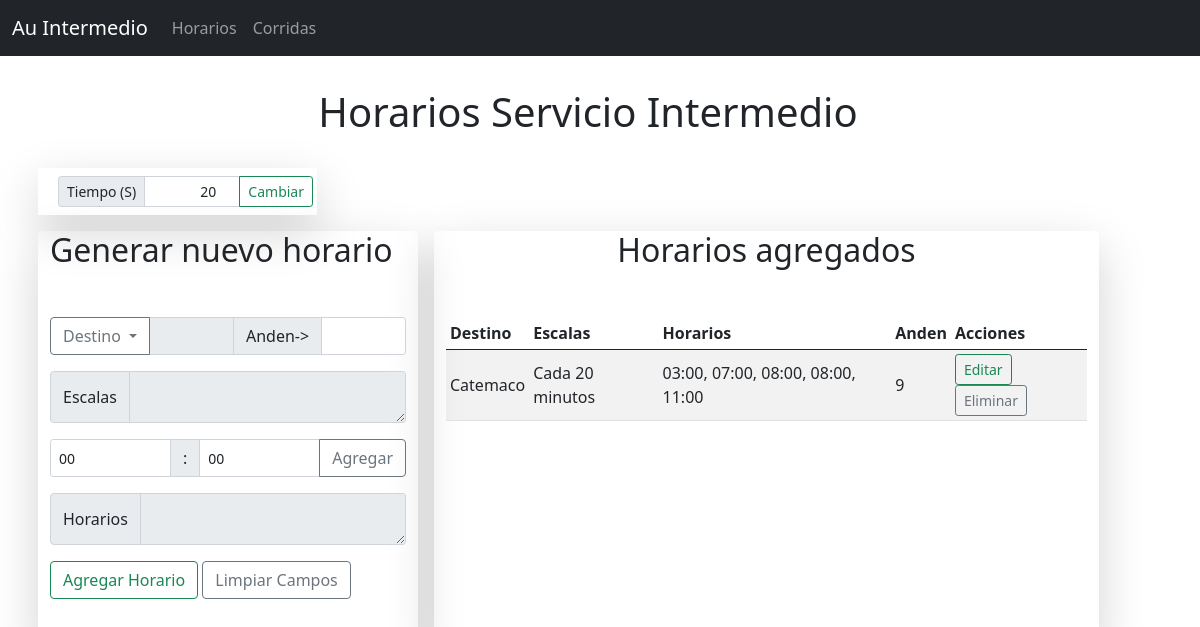
The app's page /horarios, older data.
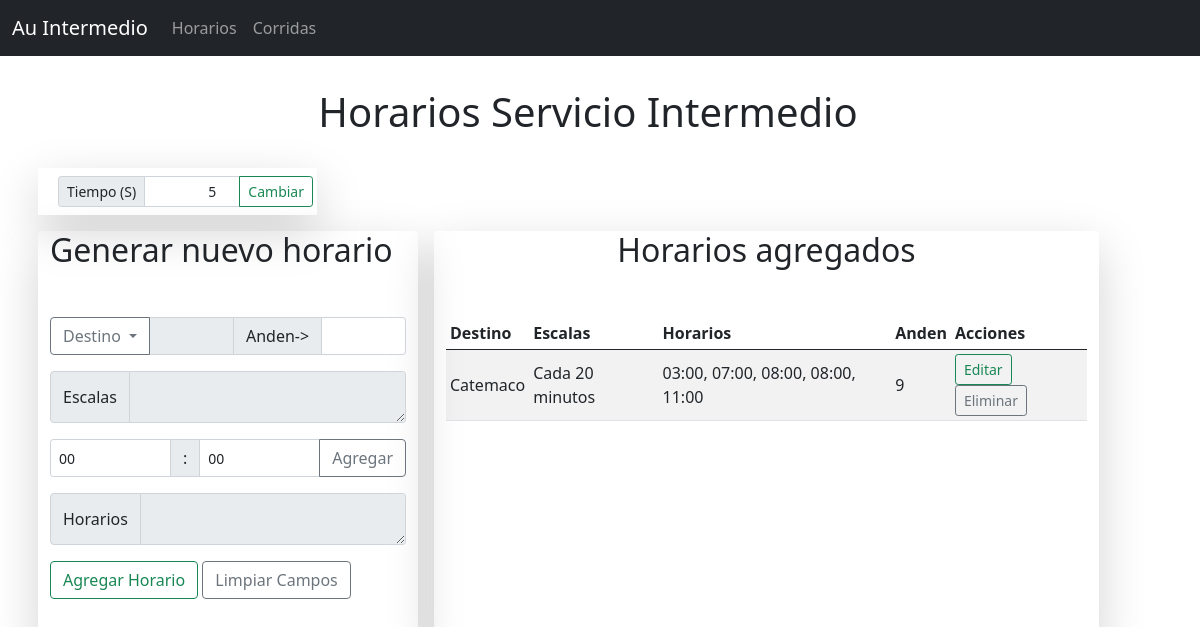
The same page, newer data.
### app.py (models this page shows)
class Time(db.Model):
    __tablename__ = "time"
    id = db.Column(db.Integer, primary_key = True)
    time = db.Column(db.Integer)

### app.py (the view, shortened to what this page needs)
@app.route('/horarios', methods = ['GET', 'POST']) # pagina de Horarios
def horarios():
    return render_template('horarios.html', horarios = Horarios.query, corridas = Corrida.query, time = Time.query.first())

### templates/horarios.html (shortened to what this page needs)
{% extends 'base.html' %}
    {% block hide %}
    {% for i in corridas %}
        <label class="none" id="data{{i.id}}">{{i.escala}}</label><br>
     {% endfor %}
     {% endblock %}
    {% block content %}
      <div class="row justify-content-center mb-3">
        <h1 class=" d-flex justify-content-center">Horarios Servicio Intermedio</h1>
      </div>
      <div class="row">
        <div class="col-3 bg-transparent shadow-lg m-2">
          <form action="/time" method="post">
            <div class="input-group input-group-sm m-2">
              <span class="input-group-text" id="inputGroup-sizing-sm">Tiempo (S)</span>
              <input type="number" class="form-control text-end" name="time" value="{{time.time}}" required>
              <button class="btn btn-outline-success" type="submit">Cambiar</button>
            </div>
          </form>
        </div>
      </div>
      <div class="formcontent col-md-12 col-ms-12 col-lg-4 m-2 rounded-2 shadow-lg bg-transparent">
        <h2 class="mb-5">Generar nuevo horario</h2>
        <form class="mb-5" action="/horarios" method="post">
        <div class="input-group mb-3">
          <button class="btn btn-outline-secondary dropdown-toggle" type="button" data-bs-toggle="dropdown" aria-expanded="false">
            Destino
          </button>
          <input type="text" id="destino"name="destino" class="form-control form-control-sm" aria-label="Text input with dropdown button" readonly>
          <span class="input-group-text">Anden-></span>
          <input type="number" id="anden" name="anden" class="form-control form-control-sm">
        </div>
      <div class="input-group mb-3">
        <span class="input-group-text">Escalas</span>
        <textarea class="form-control form-control-sm" placeholder="" id="escala" name="escala" readonly></textarea>
      </div>
      <div class="input-group mb-3">
        <select name="hora" id="hora" class="form-control form-control-sm">
           <option value = "00"> 00 </option>
        </select>
        <span class="input-group-text"> : </span>
        <select name="minuto" id="minuto" class="form-control form-control-sm">
          <option value="00">00</option>
        </select>
        <button class="btn btn-outline-secondary" onclick="add_hora()" type="button">Agregar</button>
      </div>
      <div class="input-group mb-3">
        <span class="input-group-text">Horarios</span>
        <textarea class="form-control form-control-sm" placeholder="" id="horarios" name="horarios" readonly></textarea>
      </div>
      <button class="btn btn-outline-success" type="submit">Agregar Horario</button>
      <button class="btn btn-outline-secondary" onclick="reset()" type="button">Limpiar Campos</button>
      </form>
      </div>
      <div class="tablecontent col-md-12 col-sm-12 col-lg-7 rounded-2 m-2 shadow-lg bg-transparent">
          <h2 class="mb-5 text-center">Horarios agregados</h2>
          <table class="table table-sm table-striped align-middle">
            <thead>
              <tr>
                <th>Destino</th>
                <th>Escalas</th>
                <th>Horarios</th>
                <th>Anden</th>
                <th>Acciones</th>
              </tr>
            </thead>
            <tbody>
              {% for i in horarios%}
              <tr>
                <td>{{i.destino}}</td>
                <td>{{i.escala}}</td>
                <td>{{i.horario}}</td>
                <td>{{i.anden}}</td>
                <td>
                  <a href="/modal/{{i.id}}" class="btn btn-sm btn-outline-success">Editar</a>
                  <a href="/delete/{{i.id}}" class=" btn btn-sm btn-outline-secondary">Eliminar</a>
                </td>
              </tr>
              {% endfor %}
            </tbody>
          </table>
      </div>
    {% endblock %}

Row changes from the older to the newer data that the page shows:
changed Time: time "20" → "5"
